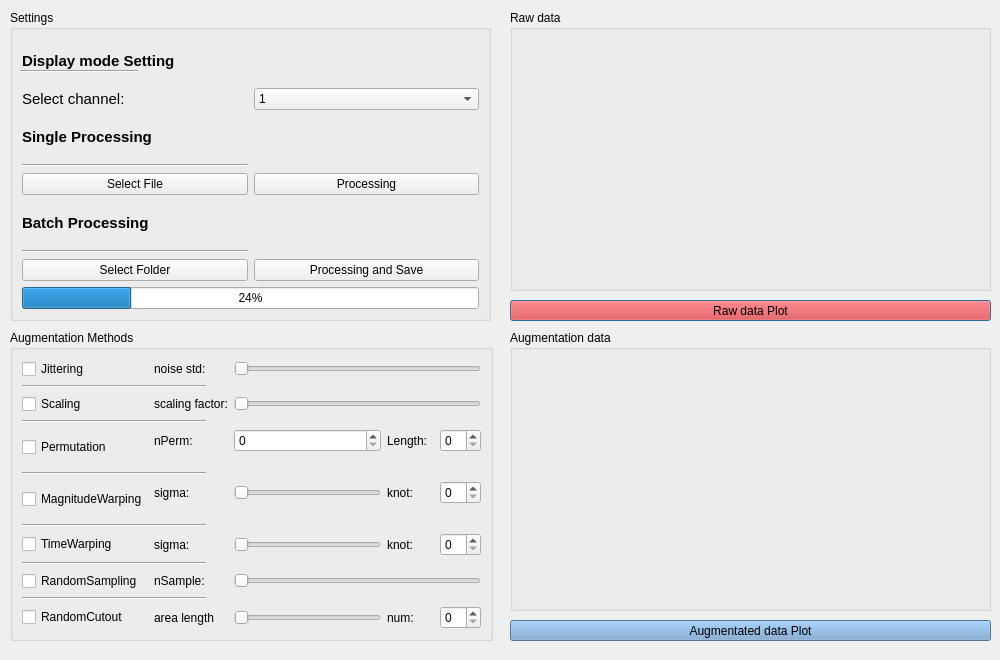
<?xml version="1.0" encoding="UTF-8"?>
<ui version="4.0">
 <class>Dialog</class>
 <widget class="QDialog" name="Dialog">
  <property name="geometry">
   <rect>
    <x>0</x>
    <y>0</y>
    <width>1000</width>
    <height>660</height>
   </rect>
  </property>
  <property name="sizePolicy">
   <sizepolicy hsizetype="Fixed" vsizetype="Fixed">
    <horstretch>0</horstretch>
    <verstretch>0</verstretch>
   </sizepolicy>
  </property>
  <property name="minimumSize">
   <size>
    <width>1000</width>
    <height>660</height>
   </size>
  </property>
  <property name="maximumSize">
   <size>
    <width>1000</width>
    <height>660</height>
   </size>
  </property>
  <property name="windowTitle">
   <string>Data Augmentation Tool For Sensor Data</string>
  </property>
  <property name="sizeGripEnabled">
   <bool>false</bool>
  </property>
  <widget class="QGroupBox" name="groupBox_2">
   <property name="geometry">
    <rect>
     <x>510</x>
     <y>10</y>
     <width>481</width>
     <height>281</height>
    </rect>
   </property>
   <property name="title">
    <string>Raw data</string>
   </property>
   <widget class="QWidget" name="rawDataArea" native="true">
    <property name="geometry">
     <rect>
      <x>10</x>
      <y>30</y>
      <width>461</width>
      <height>241</height>
     </rect>
    </property>
   </widget>
  </widget>
  <widget class="QGroupBox" name="groupBox_3">
   <property name="geometry">
    <rect>
     <x>10</x>
     <y>330</y>
     <width>483</width>
     <height>311</height>
    </rect>
   </property>
   <property name="styleSheet">
    <string notr="true"/>
   </property>
   <property name="title">
    <string>Augmentation Methods</string>
   </property>
   <layout class="QGridLayout" name="gridLayout">
    <item row="7" column="7">
     <widget class="QSpinBox" name="MWKnotBox"/>
    </item>
    <item row="12" column="4" colspan="4">
     <widget class="MySlider2" name="RSSlider">
      <property name="orientation">
       <enum>Qt::Horizontal</enum>
      </property>
     </widget>
    </item>
    <item row="1" column="0" colspan="2">
     <widget class="Line" name="line">
      <property name="orientation">
       <enum>Qt::Horizontal</enum>
      </property>
     </widget>
    </item>
    <item row="7" column="5">
     <widget class="QLabel" name="label_6">
      <property name="text">
       <string>knot:</string>
      </property>
     </widget>
    </item>
    <item row="9" column="0" colspan="2">
     <widget class="Line" name="line_4">
      <property name="orientation">
       <enum>Qt::Horizontal</enum>
      </property>
     </widget>
    </item>
    <item row="4" column="5">
     <widget class="QLabel" name="label_4">
      <property name="text">
       <string>Length:</string>
      </property>
     </widget>
    </item>
    <item row="14" column="5">
     <widget class="QLabel" name="label_10">
      <property name="text">
       <string>num:</string>
      </property>
     </widget>
    </item>
    <item row="4" column="4">
     <widget class="QSpinBox" name="nPermBox"/>
    </item>
    <item row="6" column="0" colspan="2">
     <widget class="Line" name="line_3">
      <property name="orientation">
       <enum>Qt::Horizontal</enum>
      </property>
     </widget>
    </item>
    <item row="7" column="4">
     <widget class="MySlider1" name="MWSigmaSlider">
      <property name="orientation">
       <enum>Qt::Horizontal</enum>
      </property>
     </widget>
    </item>
    <item row="7" column="0" rowspan="2">
     <widget class="QCheckBox" name="checkBox_4">
      <property name="text">
       <string>MagnitudeWarping</string>
      </property>
     </widget>
    </item>
    <item row="14" column="4">
     <widget class="MySlider3" name="AreaLengthSlider">
      <property name="orientation">
       <enum>Qt::Horizontal</enum>
      </property>
     </widget>
    </item>
    <item row="2" column="0">
     <widget class="QCheckBox" name="checkBox_2">
      <property name="text">
       <string>Scaling</string>
      </property>
     </widget>
    </item>
    <item row="11" column="0" colspan="2">
     <widget class="Line" name="line_5">
      <property name="orientation">
       <enum>Qt::Horizontal</enum>
      </property>
     </widget>
    </item>
    <item row="2" column="1" colspan="3">
     <widget class="QLabel" name="label">
      <property name="text">
       <string>scaling factor:</string>
      </property>
     </widget>
    </item>
    <item row="12" column="1" colspan="2">
     <widget class="QLabel" name="label_9">
      <property name="text">
       <string>nSample:</string>
      </property>
     </widget>
    </item>
    <item row="14" column="1" colspan="2">
     <widget class="QLabel" name="label_11">
      <property name="text">
       <string>area length</string>
      </property>
     </widget>
    </item>
    <item row="4" column="0" rowspan="2">
     <widget class="QCheckBox" name="checkBox_3">
      <property name="text">
       <string>Permutation</string>
      </property>
     </widget>
    </item>
    <item row="10" column="1">
     <widget class="QLabel" name="label_8">
      <property name="text">
       <string>sigma:</string>
      </property>
     </widget>
    </item>
    <item row="13" column="0" colspan="2">
     <widget class="Line" name="line_6">
      <property name="orientation">
       <enum>Qt::Horizontal</enum>
      </property>
     </widget>
    </item>
    <item row="0" column="1">
     <widget class="QLabel" name="label_2">
      <property name="text">
       <string>noise std:</string>
      </property>
     </widget>
    </item>
    <item row="2" column="4" colspan="4">
     <widget class="MySlider1" name="ScalingSlider">
      <property name="orientation">
       <enum>Qt::Horizontal</enum>
      </property>
     </widget>
    </item>
    <item row="3" column="0" colspan="2">
     <widget class="Line" name="line_2">
      <property name="orientation">
       <enum>Qt::Horizontal</enum>
      </property>
     </widget>
    </item>
    <item row="10" column="7">
     <widget class="QSpinBox" name="TWKnotBox"/>
    </item>
    <item row="14" column="0">
     <widget class="QCheckBox" name="checkBox_7">
      <property name="text">
       <string>RandomCutout</string>
      </property>
     </widget>
    </item>
    <item row="0" column="4" colspan="4">
     <widget class="MySlider1" name="JitteringSlider">
      <property name="orientation">
       <enum>Qt::Horizontal</enum>
      </property>
     </widget>
    </item>
    <item row="14" column="7">
     <widget class="QSpinBox" name="RCNumBox"/>
    </item>
    <item row="10" column="4">
     <widget class="MySlider1" name="TWSigmaSlider">
      <property name="orientation">
       <enum>Qt::Horizontal</enum>
      </property>
     </widget>
    </item>
    <item row="10" column="0">
     <widget class="QCheckBox" name="checkBox_5">
      <property name="text">
       <string>TimeWarping</string>
      </property>
     </widget>
    </item>
    <item row="4" column="7">
     <widget class="QSpinBox" name="LengthBox"/>
    </item>
    <item row="7" column="1">
     <widget class="QLabel" name="label_5">
      <property name="text">
       <string>sigma:</string>
      </property>
     </widget>
    </item>
    <item row="12" column="0">
     <widget class="QCheckBox" name="checkBox_6">
      <property name="text">
       <string>RandomSampling</string>
      </property>
     </widget>
    </item>
    <item row="10" column="5">
     <widget class="QLabel" name="label_7">
      <property name="text">
       <string>knot:</string>
      </property>
     </widget>
    </item>
    <item row="0" column="0">
     <widget class="QCheckBox" name="checkBox">
      <property name="text">
       <string>Jittering</string>
      </property>
     </widget>
    </item>
    <item row="4" column="1">
     <widget class="QLabel" name="label_3">
      <property name="text">
       <string>nPerm:</string>
      </property>
     </widget>
    </item>
   </layout>
  </widget>
  <widget class="QGroupBox" name="groupBox_4">
   <property name="geometry">
    <rect>
     <x>510</x>
     <y>330</y>
     <width>481</width>
     <height>281</height>
    </rect>
   </property>
   <property name="title">
    <string>Augmentation data</string>
   </property>
   <widget class="QWidget" name="augmentatedArea" native="true">
    <property name="geometry">
     <rect>
      <x>10</x>
      <y>30</y>
      <width>461</width>
      <height>241</height>
     </rect>
    </property>
   </widget>
  </widget>
  <widget class="QPushButton" name="RawdataPlotButton">
   <property name="geometry">
    <rect>
     <x>510</x>
     <y>300</y>
     <width>481</width>
     <height>21</height>
    </rect>
   </property>
   <property name="styleSheet">
    <string notr="true">background-color: rgb(239, 41, 41);</string>
   </property>
   <property name="text">
    <string>Raw data Plot</string>
   </property>
  </widget>
  <widget class="QPushButton" name="AugmentatedPlotButton">
   <property name="geometry">
    <rect>
     <x>510</x>
     <y>620</y>
     <width>481</width>
     <height>21</height>
    </rect>
   </property>
   <property name="styleSheet">
    <string notr="true">background-color: rgb(114, 159, 207);</string>
   </property>
   <property name="text">
    <string>Augmentated data Plot</string>
   </property>
  </widget>
  <widget class="QGroupBox" name="groupBox">
   <property name="geometry">
    <rect>
     <x>10</x>
     <y>10</y>
     <width>481</width>
     <height>311</height>
    </rect>
   </property>
   <property name="title">
    <string>Settings</string>
   </property>
   <layout class="QGridLayout" name="gridLayout_2">
    <item row="5" column="0">
     <widget class="QLabel" name="label_17">
      <property name="font">
       <font>
        <pointsize>11</pointsize>
        <weight>75</weight>
        <bold>true</bold>
       </font>
      </property>
      <property name="text">
       <string>Batch Processing</string>
      </property>
     </widget>
    </item>
    <item row="7" column="0">
     <widget class="QPushButton" name="selectFolderBtn">
      <property name="text">
       <string>Select Folder</string>
      </property>
     </widget>
    </item>
    <item row="8" column="0" colspan="2">
     <widget class="QProgressBar" name="progressBar">
      <property name="value">
       <number>24</number>
      </property>
     </widget>
    </item>
    <item row="7" column="1">
     <widget class="QPushButton" name="processingSaveBtn">
      <property name="text">
       <string>Processing and Save</string>
      </property>
     </widget>
    </item>
    <item row="4" column="1">
     <widget class="QPushButton" name="processingBtn">
      <property name="text">
       <string>Processing</string>
      </property>
     </widget>
    </item>
    <item row="0" column="0">
     <widget class="QLabel" name="label_14">
      <property name="font">
       <font>
        <pointsize>11</pointsize>
        <weight>75</weight>
        <bold>true</bold>
       </font>
      </property>
      <property name="text">
       <string>Display mode Setting</string>
      </property>
     </widget>
    </item>
    <item row="2" column="0">
     <widget class="QLabel" name="label_18">
      <property name="font">
       <font>
        <pointsize>11</pointsize>
        <weight>75</weight>
        <bold>true</bold>
       </font>
      </property>
      <property name="text">
       <string>Single Processing</string>
      </property>
     </widget>
    </item>
    <item row="1" column="0" colspan="2">
     <layout class="QHBoxLayout" name="horizontalLayout">
      <item>
       <widget class="QLabel" name="label_15">
        <property name="font">
         <font>
          <pointsize>11</pointsize>
         </font>
        </property>
        <property name="text">
         <string>Select channel:</string>
        </property>
       </widget>
      </item>
      <item>
       <widget class="QComboBox" name="selectChannelCB">
        <item>
         <property name="text">
          <string>1</string>
         </property>
        </item>
        <item>
         <property name="text">
          <string>2</string>
         </property>
        </item>
        <item>
         <property name="text">
          <string>3</string>
         </property>
        </item>
        <item>
         <property name="text">
          <string>4</string>
         </property>
        </item>
        <item>
         <property name="text">
          <string>5</string>
         </property>
        </item>
        <item>
         <property name="text">
          <string>6</string>
         </property>
        </item>
       </widget>
      </item>
     </layout>
    </item>
    <item row="4" column="0">
     <widget class="QPushButton" name="selectFileBtn">
      <property name="text">
       <string>Select File</string>
      </property>
     </widget>
    </item>
    <item row="3" column="0">
     <widget class="Line" name="line_9">
      <property name="orientation">
       <enum>Qt::Horizontal</enum>
      </property>
     </widget>
    </item>
    <item row="6" column="0">
     <widget class="Line" name="line_8">
      <property name="orientation">
       <enum>Qt::Horizontal</enum>
      </property>
     </widget>
    </item>
   </layout>
   <widget class="Line" name="line_7">
    <property name="geometry">
     <rect>
      <x>10</x>
      <y>60</y>
      <width>118</width>
      <height>3</height>
     </rect>
    </property>
    <property name="orientation">
     <enum>Qt::Horizontal</enum>
    </property>
   </widget>
  </widget>
 </widget>
 <customwidgets>
  <customwidget>
   <class>MySlider1</class>
   <extends>QSlider</extends>
   <header>MySlider</header>
  </customwidget>
  <customwidget>
   <class>MySlider2</class>
   <extends>QSlider</extends>
   <header>MySlider</header>
  </customwidget>
  <customwidget>
   <class>MySlider3</class>
   <extends>QSlider</extends>
   <header>MySlider</header>
  </customwidget>
 </customwidgets>
 <resources/>
 <connections>
  <connection>
   <sender>selectFileBtn</sender>
   <signal>clicked()</signal>
   <receiver>Dialog</receiver>
   <slot>select_file()</slot>
   <hints>
    <hint type="sourcelabel">
     <x>173</x>
     <y>195</y>
    </hint>
    <hint type="destinationlabel">
     <x>181</x>
     <y>696</y>
    </hint>
   </hints>
  </connection>
  <connection>
   <sender>selectFolderBtn</sender>
   <signal>clicked()</signal>
   <receiver>Dialog</receiver>
   <slot>select_folder()</slot>
   <hints>
    <hint type="sourcelabel">
     <x>122</x>
     <y>267</y>
    </hint>
    <hint type="destinationlabel">
     <x>187</x>
     <y>742</y>
    </hint>
   </hints>
  </connection>
  <connection>
   <sender>checkBox</sender>
   <signal>toggled(bool)</signal>
   <receiver>Dialog</receiver>
   <slot>jittering()</slot>
   <hints>
    <hint type="sourcelabel">
     <x>75</x>
     <y>373</y>
    </hint>
    <hint type="destinationlabel">
     <x>88</x>
     <y>704</y>
    </hint>
   </hints>
  </connection>
  <connection>
   <sender>checkBox_2</sender>
   <signal>toggled(bool)</signal>
   <receiver>Dialog</receiver>
   <slot>scaling()</slot>
   <hints>
    <hint type="sourcelabel">
     <x>40</x>
     <y>408</y>
    </hint>
    <hint type="destinationlabel">
     <x>58</x>
     <y>690</y>
    </hint>
   </hints>
  </connection>
  <connection>
   <sender>checkBox_3</sender>
   <signal>toggled(bool)</signal>
   <receiver>Dialog</receiver>
   <slot>permutation()</slot>
   <hints>
    <hint type="sourcelabel">
     <x>97</x>
     <y>448</y>
    </hint>
    <hint type="destinationlabel">
     <x>95</x>
     <y>673</y>
    </hint>
   </hints>
  </connection>
  <connection>
   <sender>checkBox_4</sender>
   <signal>toggled(bool)</signal>
   <receiver>Dialog</receiver>
   <slot>magnitudewarping()</slot>
   <hints>
    <hint type="sourcelabel">
     <x>146</x>
     <y>493</y>
    </hint>
    <hint type="destinationlabel">
     <x>153</x>
     <y>678</y>
    </hint>
   </hints>
  </connection>
  <connection>
   <sender>checkBox_5</sender>
   <signal>toggled(bool)</signal>
   <receiver>Dialog</receiver>
   <slot>timewarping()</slot>
   <hints>
    <hint type="sourcelabel">
     <x>29</x>
     <y>534</y>
    </hint>
    <hint type="destinationlabel">
     <x>-17</x>
     <y>560</y>
    </hint>
   </hints>
  </connection>
  <connection>
   <sender>checkBox_6</sender>
   <signal>toggled(bool)</signal>
   <receiver>Dialog</receiver>
   <slot>randomsampling()</slot>
   <hints>
    <hint type="sourcelabel">
     <x>53</x>
     <y>580</y>
    </hint>
    <hint type="destinationlabel">
     <x>-16</x>
     <y>600</y>
    </hint>
   </hints>
  </connection>
  <connection>
   <sender>checkBox_7</sender>
   <signal>toggled(bool)</signal>
   <receiver>Dialog</receiver>
   <slot>randomcutout()</slot>
   <hints>
    <hint type="sourcelabel">
     <x>58</x>
     <y>608</y>
    </hint>
    <hint type="destinationlabel">
     <x>-8</x>
     <y>626</y>
    </hint>
   </hints>
  </connection>
  <connection>
   <sender>RawdataPlotButton</sender>
   <signal>clicked()</signal>
   <receiver>Dialog</receiver>
   <slot>plot_raw()</slot>
   <hints>
    <hint type="sourcelabel">
     <x>686</x>
     <y>314</y>
    </hint>
    <hint type="destinationlabel">
     <x>1021</x>
     <y>335</y>
    </hint>
   </hints>
  </connection>
  <connection>
   <sender>AugmentatedPlotButton</sender>
   <signal>clicked()</signal>
   <receiver>Dialog</receiver>
   <slot>plot_aug()</slot>
   <hints>
    <hint type="sourcelabel">
     <x>761</x>
     <y>636</y>
    </hint>
    <hint type="destinationlabel">
     <x>781</x>
     <y>683</y>
    </hint>
   </hints>
  </connection>
  <connection>
   <sender>processingSaveBtn</sender>
   <signal>clicked()</signal>
   <receiver>Dialog</receiver>
   <slot>process_save()</slot>
   <hints>
    <hint type="sourcelabel">
     <x>319</x>
     <y>265</y>
    </hint>
    <hint type="destinationlabel">
     <x>328</x>
     <y>693</y>
    </hint>
   </hints>
  </connection>
 </connections>
 <slots>
  <slot>select_file()</slot>
  <slot>select_folder()</slot>
  <slot>jittering()</slot>
  <slot>scaling()</slot>
  <slot>permutation()</slot>
  <slot>magnitudewarping()</slot>
  <slot>timewarping()</slot>
  <slot>randomsampling()</slot>
  <slot>randomcutout()</slot>
  <slot>plot_raw()</slot>
  <slot>plot_aug()</slot>
  <slot>process_save()</slot>
 </slots>
</ui>
